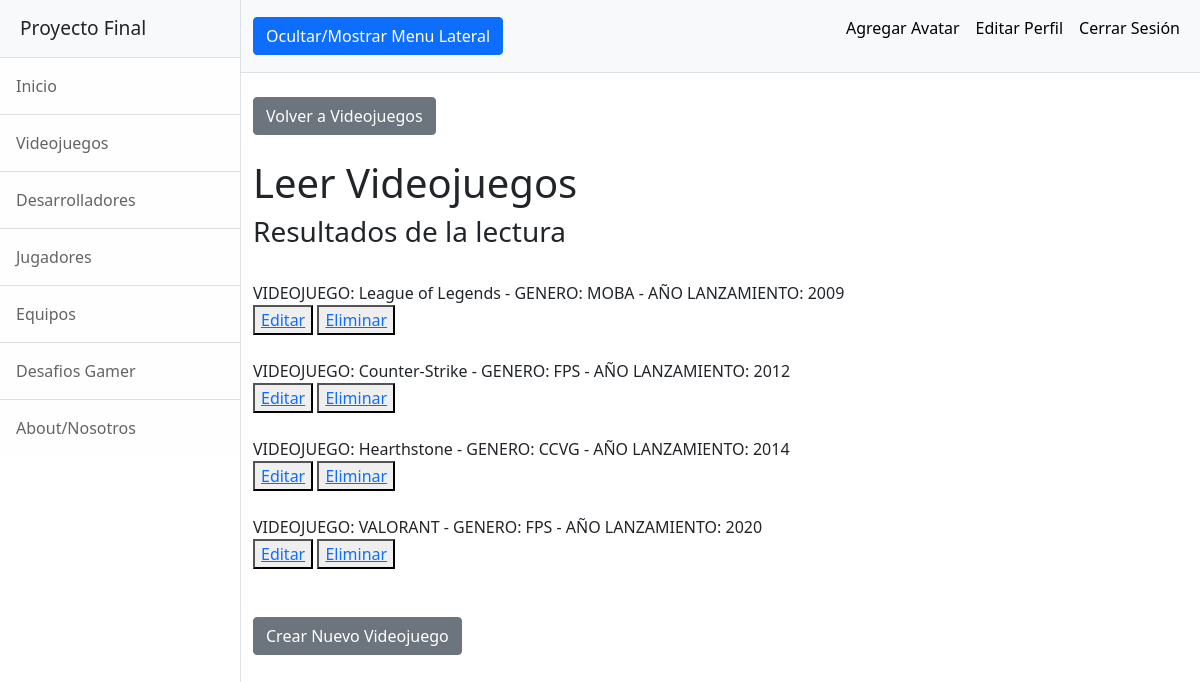
/AppFinal/videojuegosLeer (signed in), run on an earlier commit of the app's database.
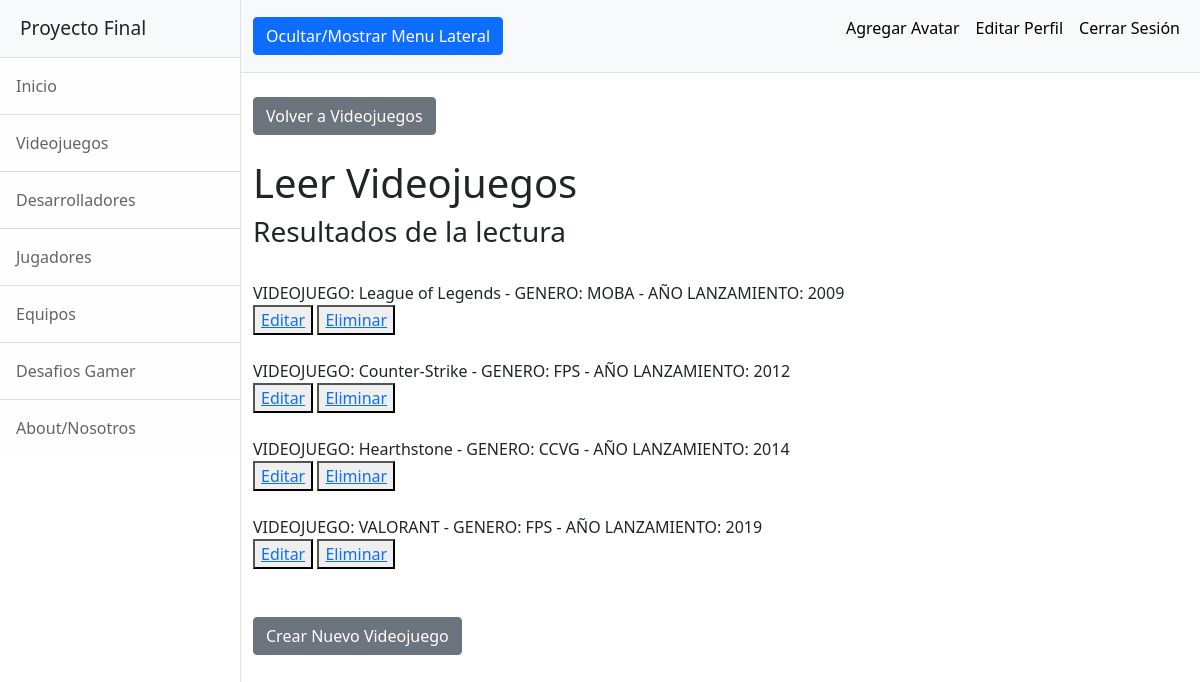
And on a later commit of the database.
### AppFinal/models.py (models this page shows)
class Videojuego(models.Model):
    nombre = models.CharField(max_length = 40)
    genero = models.CharField(max_length = 40)
    año_lanzamiento = models.IntegerField()
    def __str__(self):
        return f"VIDEOJUEGO: {self.nombre} - GENERO: {self.genero} - AÑO LANZAMIENTO: {self.año_lanzamiento}"

### AppFinal/views.py (the view)
# urls.py: path('videojuegosLeer', views.videojuegosLeer, name="VideojuegosLeer"),
@login_required
def videojuegosLeer(request):
    videojuegos = Videojuego.objects.all()
    contexto = {"videojuegos":videojuegos}
    return render(request, "AppFinal/videojuegosLeer.html", contexto)

### AppFinal/templates/AppFinal/videojuegosLeer.html
{% extends "AppFinal/padre.html" %}
{% load static %}
{% block dynamicContent %}
    <div class="container-fluid">
        <br><a class="btn btn-secondary" href="{% url 'Videojuegos' %}">Volver a Videojuegos</a>
        <h1 class="mt-4">Leer Videojuegos</h1>
        <h3>Resultados de la lectura</h3><br>
        {% for videojuego in videojuegos %}
            {{videojuego}}<br>
            <button><a href="{% url 'VideojuegosEditar' videojuego.nombre %}">Editar</a></button>
            <button><a href="{% url 'VideojuegosEliminar' videojuego.nombre %}">Eliminar</a></button><br><br>
        {% endfor %}
        <br><a class="btn btn-secondary" href="{% url 'VideojuegosFormulario' %}">Crear Nuevo Videojuego</a>
    </div>
{% endblock %}

What changed in the data, as far as the page shows it:
changed Videojuego: nombre+genero+año_lanzamiento "VIDEOJUEGO: VALORANT - GENERO: FPS - AÑO LANZAMIENTO: 2020" → "VIDEOJUEGO: VALORANT - GENERO: FPS - AÑO LANZAMIENTO: 2019"
